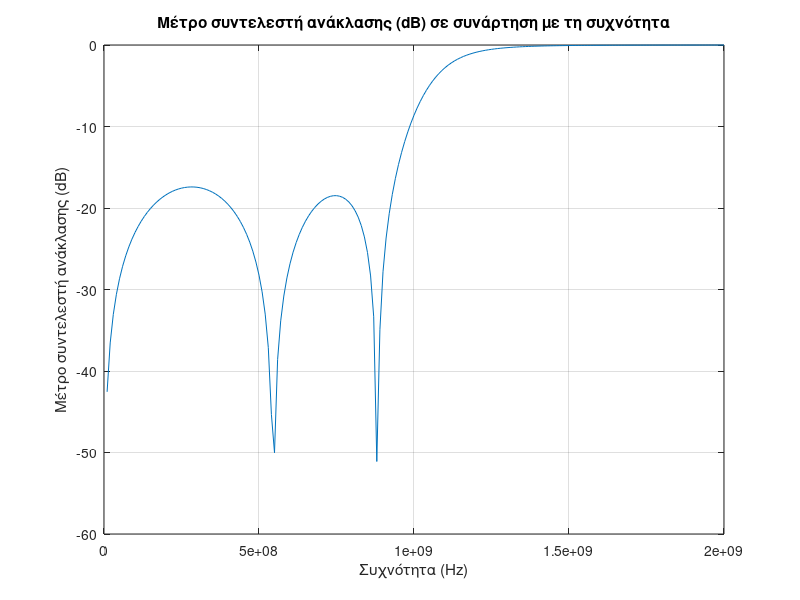
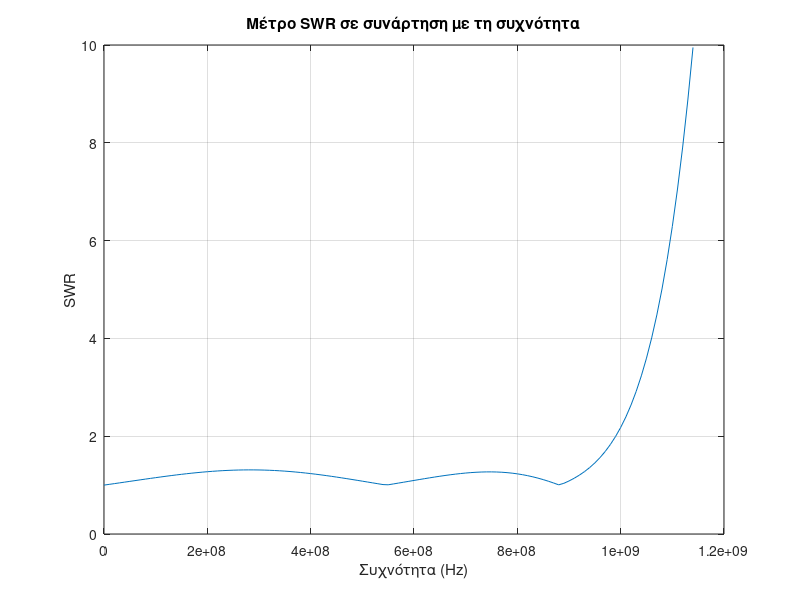

MATLAB code for these plots, in order:
%% 1.2 (c) Karatis Dimitrios 10775

% Δεδομένα
f0 = 1e9; % Κεντρική συχνότητα σε Hz
c = 3e8; % Ταχύτητα φωτός σε m/s
lambda0 = c / f0; % Μήκος κύματος στη συχνότητα f0
N = 200; % Αριθμός τιμών συχνότητας
ZLoad = 50; % Τιμή φορτίου σε Ω

% Χαρακτηριστικές αντιστάσεις γραμμών σε Ω
ZH = 150;
ZL = 20;
Z0 = 50;

% Υπολογισμός l1 = x1*λ, για λ σε συχνότητα f0
x1 = (21.903 * (pi/180)) / (2*pi);
x2 = (31.426 * (pi/180)) / (2*pi);
x3 = (37.720 * (pi/180)) / (2*pi);
x4 = (31.426 * (pi/180)) / (2*pi);
x5 = (21.903 * (pi/180)) / (2*pi);

l1 = x1 * lambda0;
l2 = x2 * lambda0;
l3 = x3 * lambda0;
l4 = x4 * lambda0;
l5 = x5 * lambda0;

% Συχνότητες
f = 0:(2*f0/N):(2*f0); % Διάνυσμα συχνοτήτων

% Σταθερά διάδοσης β
beta = (2*pi*f/f0) / lambda0;

Zin1 = ZH * (ZLoad + 1i*ZH*tan(beta*l5)) ./ (ZH + 1i*ZLoad*tan(beta*l5)); % Αντίσταση εισόδου δεξιά του ΖL μήκους l4 
Zin2 = ZL * (Zin1 + 1i*ZL*tan(beta*l4)) ./ (ZL + 1i*Zin1.*tan(beta*l4)); % Αντίσταση εισόδου δεξιά του ΖΗ μήκους l3 
Zin3 = ZH * (Zin2 + 1i*ZH*tan(beta*l3)) ./ (ZH + 1i*Zin2.*tan(beta*l3)); % Αντίσταση εισόδου δεξιά του ΖL μήκους l2 
Zin4 = ZL * (Zin3 + 1i*ZL*tan(beta*l2)) ./ (ZL + 1i*Zin3.*tan(beta*l2)); % Αντίσταση εισόδου δεξιά του ΖH μήκους l1 
Zin5 = ZH * (Zin4 + 1i*ZH*tan(beta*l1)) ./ (ZH + 1i*Zin4.*tan(beta*l1)); % Αντίσταση εισόδου αριστερά του ΖH μήκους l1 ή αλλιώς συνολική αντίσταση εισόδου 

Zin = Zin5;

% Υπολογισμός του μέτρου του συντελεστή ανάκλασης Γ στην είσοδο
Gamma = abs((Zin - Z0) ./ (Zin + Z0));
Gamma_dB = 20*log10(Gamma);

% Υπολογισμός του SWR
SWR = (1 + Gamma) ./ (1 - Gamma);
%SWR_dB = 20*log10(SWR);

% Εμφάνιση του γραφήματος Gamma σε dB
figure;
plot(f, Gamma_dB);
xlabel('Συχνότητα (Hz)');
ylabel('Μέτρο συντελεστή ανάκλασης (dB)');
title('Μέτρο συντελεστή ανάκλασης (dB) σε συνάρτηση με τη συχνότητα');
grid on;

% Εμφάνισε μέχρι την τιμή max_SWR
max_SWR = 10;

% Φίλτραρε τα δεδομένα
f_filtered = f(SWR <= max_SWR);
SWR_filtered = SWR(SWR <= max_SWR);

% Εμφάνιση του γραφήματος SWR σε dB μέχρι το max_SWR
figure;
plot(f_filtered, SWR_filtered);
xlabel('Συχνότητα (Hz)');
ylabel('SWR');
title('Μέτρο SWR σε συνάρτηση με τη συχνότητα');
grid on;

